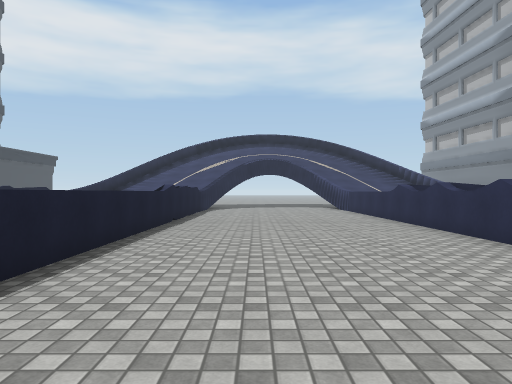
View 1 (above)

24 first-person views from a walk through a scene from a Unity 3-D project. The camera is 1.3 m above the floor, looks level and sees 70° across. The floor is counted in squares, 2 m on a side. Each view is taken from the middle of a square. On the plan, view 1 faces up. The plan holds only what a view shows up to about 11 squares ahead; the rest is blank. The place goes on beyond the plan. Some surface patterns are stand-ins.

View 2
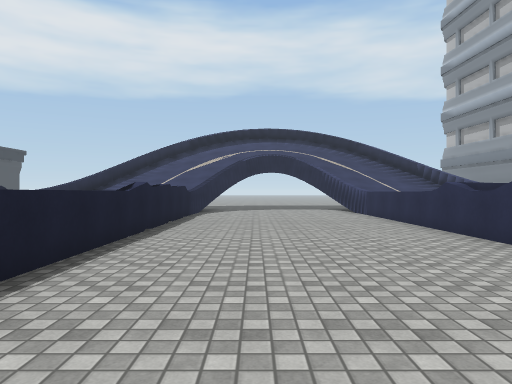

View 3
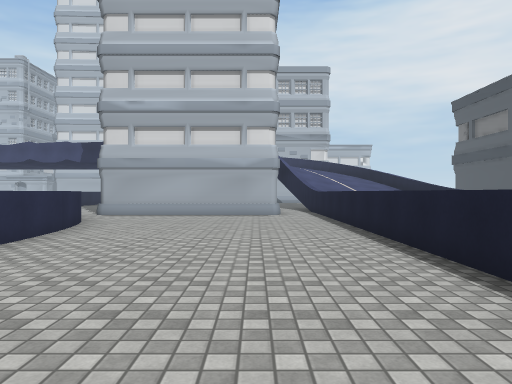

View 4
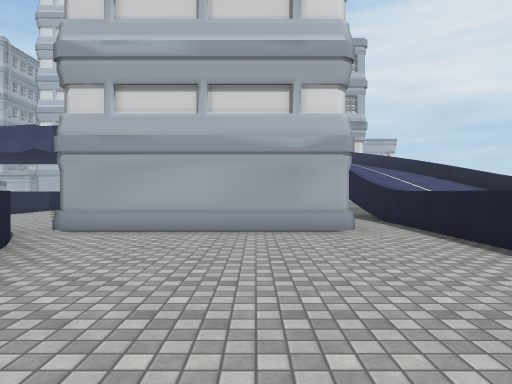

View 5
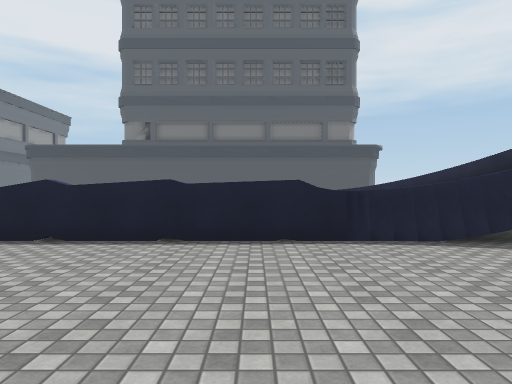

View 6
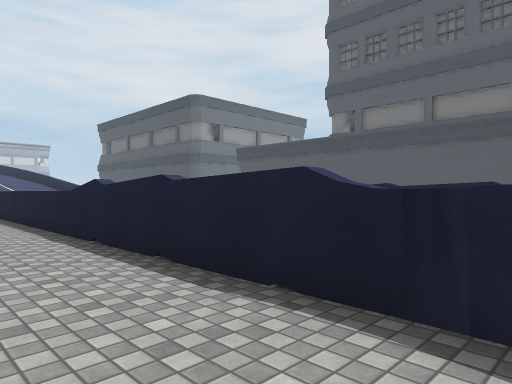

View 7
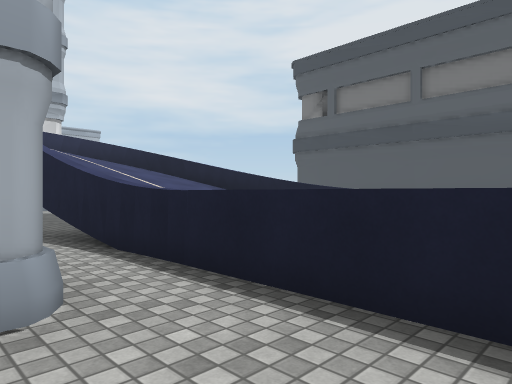

View 8
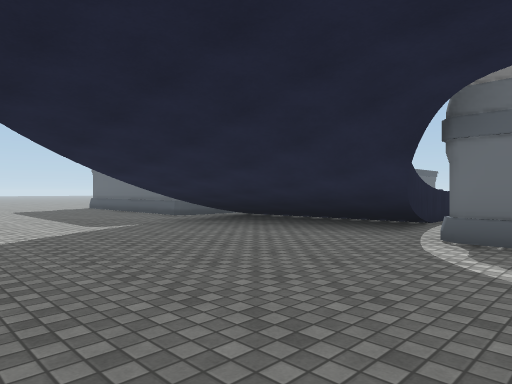

View 9
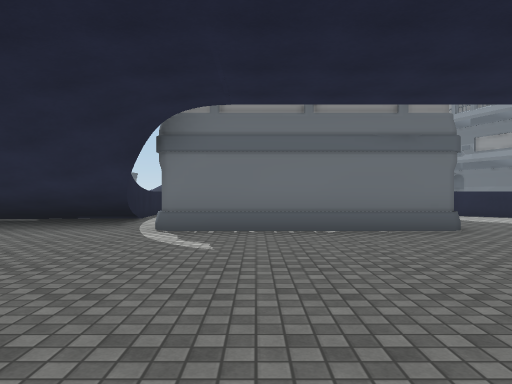

View 10
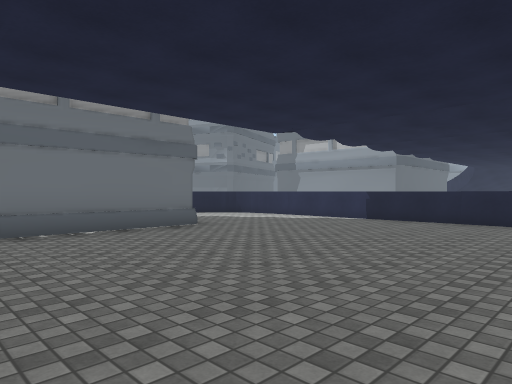

View 11
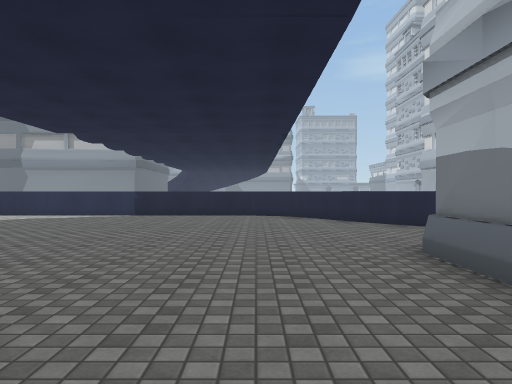

View 12
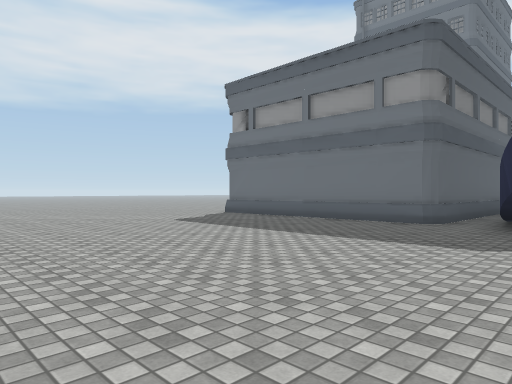

View 13
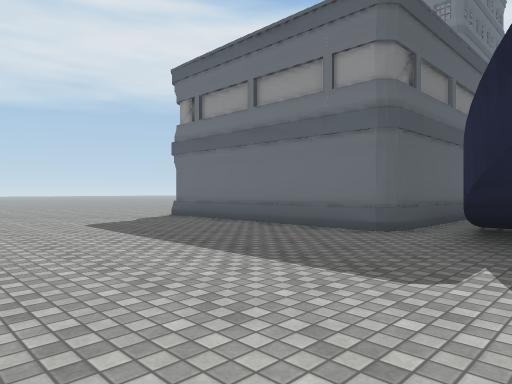

View 14
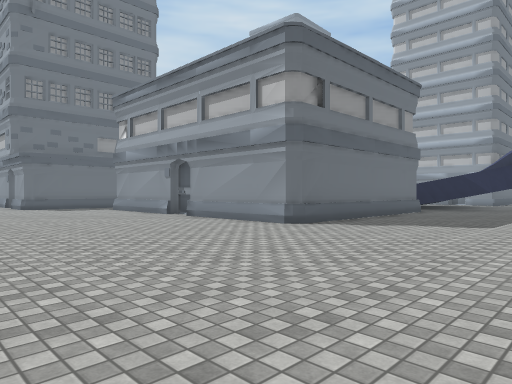

View 15
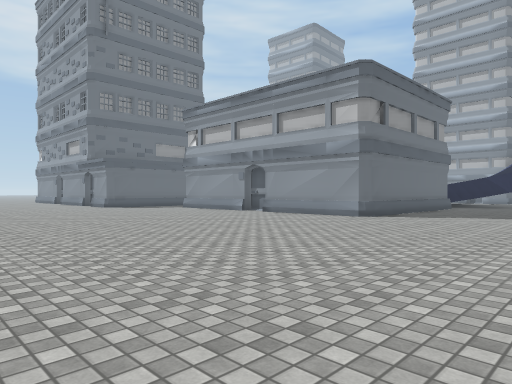

View 16
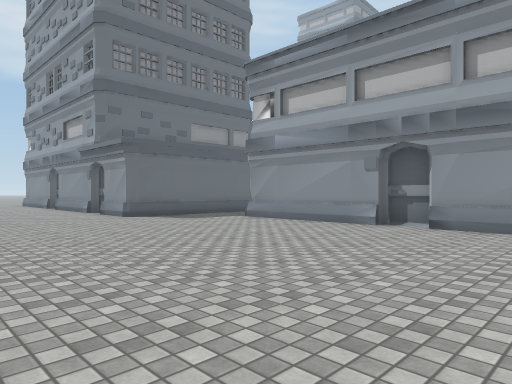

View 17
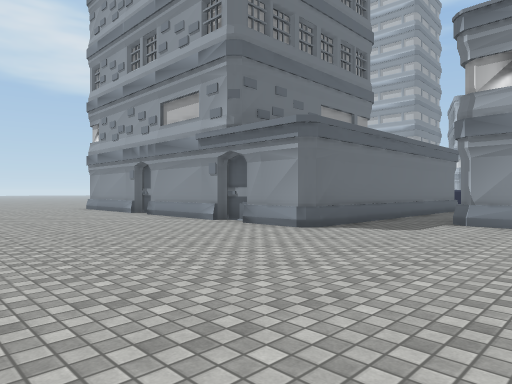

View 18
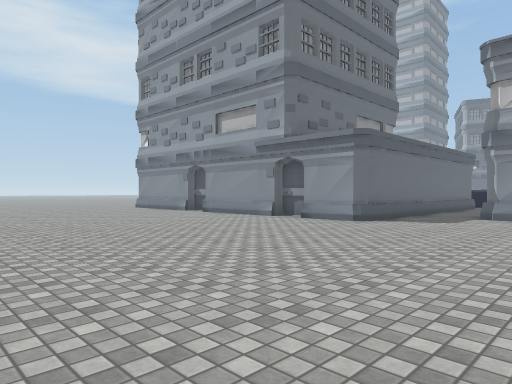

View 19
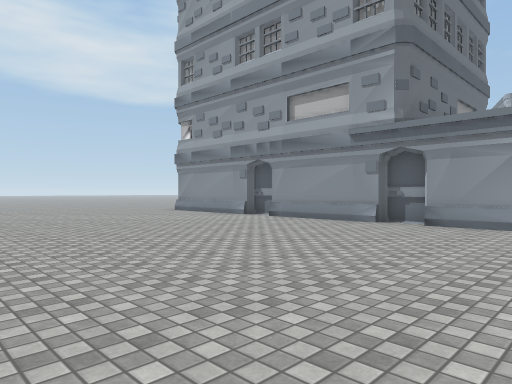

View 20
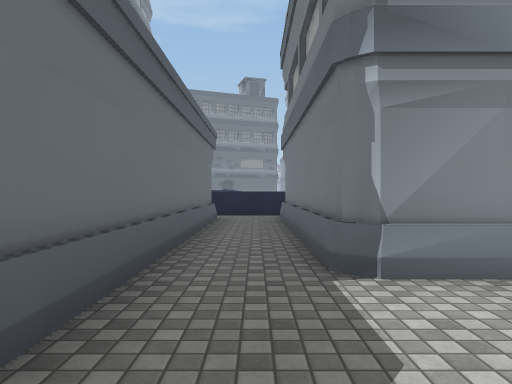

View 21
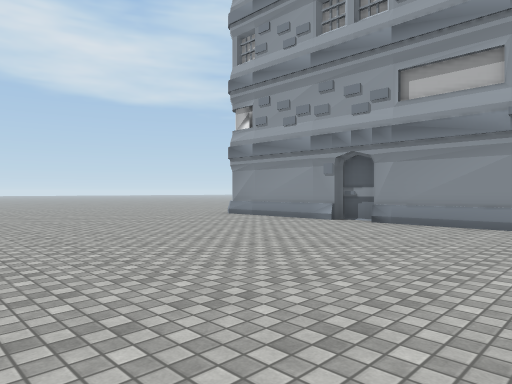

View 22
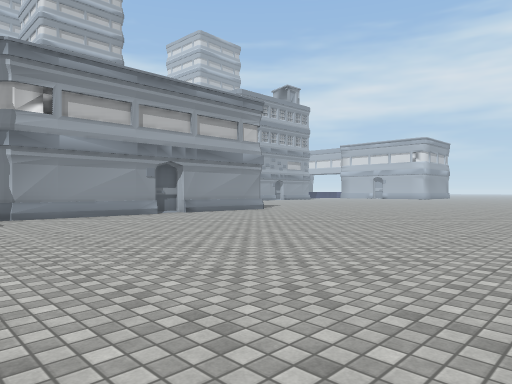

View 23
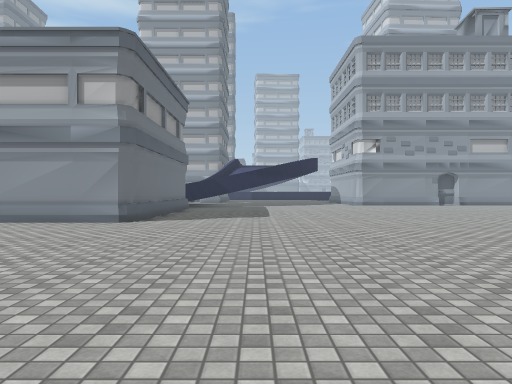

View 24
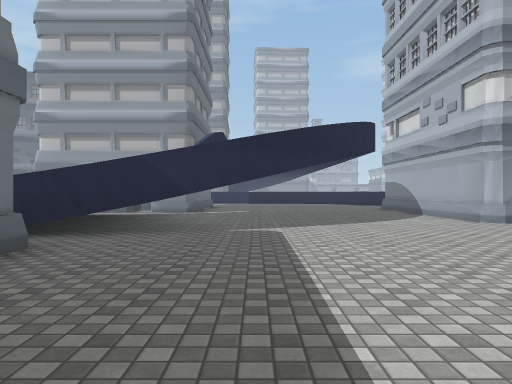

### Floor plan
Key: @ floor where view 1 was taken; # wall or solid block; x gap in a wall; . floor; = window, fence, low wall or low ledge; ^ raised ledge; B building.
Columns run from 24 left of view 1 to 9 right of it. Each row starts with its distance up from view 1.
 13  .......#       B #   #....##
 12  .......#       B #   #.....#
 11  .......#       B #   #.....#
 10  .......#       B #   #.....#
  9 ........#       B     #.....#
  8 ........#       B     #.....#
  7 ........#       B     ^.....#
  6 ........B       B     ^.....#
  5 ........#       B     ^.....#
  4 ........BBBBBBBBB.=   ^.....#
  3 ..................=   ^.....#
  2 ..........####### =   ^.....#
  1 ..........#           ^.....#
  0 ..........#           ^.@...##
 -1  .........#     #     ^......#
 -2  .........#     #     ^.######
 -3  .........#     #.    ^.     ..##
 -4  .........#     #x^^^^^.     ...#
 -5   ........#     #.#   #.     ...##
 -6   ........#######.# ^^#.     ....#
 -7   ................#^^^#.####B....#
 -8  .................## ............#
 -9  ................................#
-10  ................................#
-11  ................................#
-12       ..........................##
-13        .........................#
-14          .....  ....B######...###
-15           ....              .##

Positions as (right, up) in squares from view 1, and headings:
1: (0, 0), facing up
2: (0, 2), facing up
3: (0, 8), facing down
4: (1, 4), facing down
5: (3, 11), facing left
6: (0, 13), facing down-left
7: (0, 0), facing down-left
8: (1, -12), facing up-left
9: (1, -13), facing up
10: (0, -13), facing up-right
11: (-2, -12), facing right
12: (-5, -14), facing up-left
13: (-5, -12), facing up-left
14: (-20, -11), facing up-right
15: (-23, -11), facing up-right
16: (-21, -5), facing up-right
17: (-22, 0), facing up-right
18: (-24, 0), facing up-right
19: (-24, 3), facing up-right
20: (-17, 3), facing right
21: (-24, 6), facing up-right
22: (-24, 4), facing down-right
23: (-22, -9), facing right
24: (-12, -9), facing right
